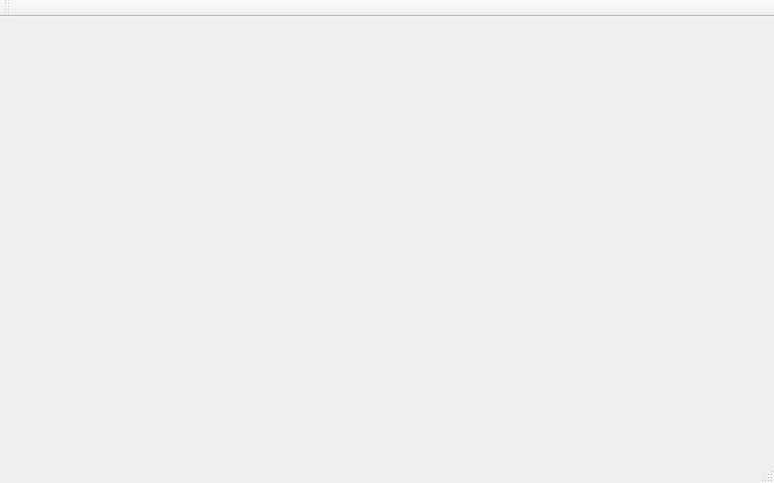
<?xml version="1.0" encoding="UTF-8"?>
<ui version="4.0">
 <class>Analyst</class>
 <widget class="QMainWindow" name="Analyst">
  <property name="geometry">
   <rect>
    <x>0</x>
    <y>0</y>
    <width>774</width>
    <height>483</height>
   </rect>
  </property>
  <property name="windowTitle">
   <string>Analyst</string>
  </property>
  <widget class="QWidget" name="centralWidget"/>
  <widget class="QMenuBar" name="menuBar">
   <property name="geometry">
    <rect>
     <x>0</x>
     <y>0</y>
     <width>774</width>
     <height>21</height>
    </rect>
   </property>
  </widget>
  <widget class="QToolBar" name="mainToolBar">
   <attribute name="toolBarArea">
    <enum>TopToolBarArea</enum>
   </attribute>
   <attribute name="toolBarBreak">
    <bool>false</bool>
   </attribute>
  </widget>
  <widget class="QStatusBar" name="statusBar"/>
 </widget>
 <layoutdefault spacing="6" margin="11"/>
 <resources/>
 <connections/>
</ui>
